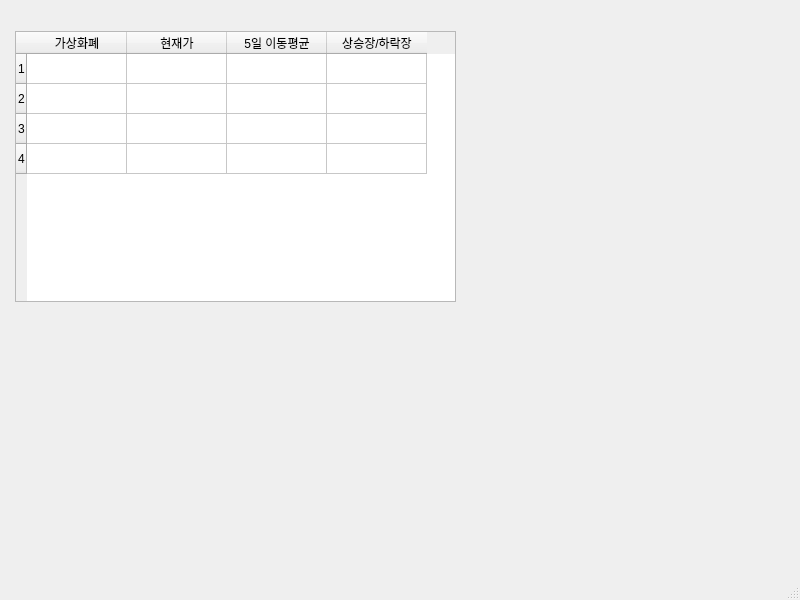
<?xml version="1.0" encoding="UTF-8"?>
<ui version="4.0">
 <class>MainWindow</class>
 <widget class="QMainWindow" name="MainWindow">
  <property name="geometry">
   <rect>
    <x>0</x>
    <y>0</y>
    <width>800</width>
    <height>600</height>
   </rect>
  </property>
  <property name="windowTitle">
   <string>MainWindow</string>
  </property>
  <widget class="QWidget" name="centralwidget">
   <widget class="QTableWidget" name="tableWidget">
    <property name="geometry">
     <rect>
      <x>15</x>
      <y>31</y>
      <width>441</width>
      <height>271</height>
     </rect>
    </property>
    <property name="rowCount">
     <number>4</number>
    </property>
    <row/>
    <row/>
    <row/>
    <row/>
    <column>
     <property name="text">
      <string>가상화폐</string>
     </property>
    </column>
    <column>
     <property name="text">
      <string>현재가</string>
     </property>
    </column>
    <column>
     <property name="text">
      <string>5일 이동평균</string>
     </property>
    </column>
    <column>
     <property name="text">
      <string>상승장/하락장</string>
     </property>
    </column>
   </widget>
  </widget>
  <widget class="QMenuBar" name="menubar">
   <property name="geometry">
    <rect>
     <x>0</x>
     <y>0</y>
     <width>800</width>
     <height>21</height>
    </rect>
   </property>
  </widget>
  <widget class="QStatusBar" name="statusbar"/>
 </widget>
 <resources/>
 <connections/>
</ui>
